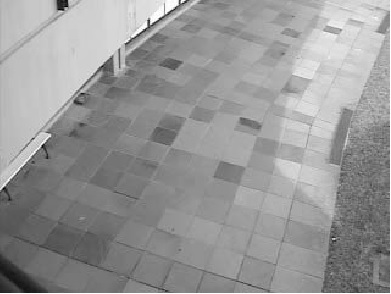
%> input picture IP/IPLab/LAB2/1.jpg, 391 x 294 px
$ octave IPLab2.m   (GNU Octave 9; MATLAB toolbox functions it lacks are replaced by stand-ins)
%> lines starting %> are read from the running program, lines starting %| are printed output that depends on the picture
img1=imread('D:\SEM7\IP\IPLab\LAB2\1.jpg');
%> img1 is the input picture: size 294x391x3 uint8; min 0, max 255, mean 150.8
img2=imread('D:\SEM7\IP\IPLab\LAB2\2.jpg');
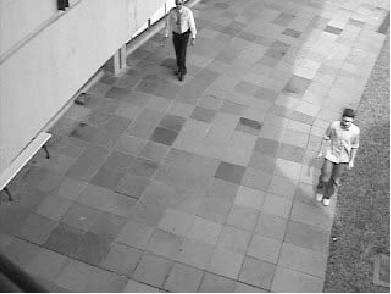
%> input picture IP/IPLab/LAB2/2.jpg, 391 x 294 px
%> img2 is the input picture: size 294x391x3 uint8; min 0, max 255, mean 148.9
fore_img=img1-img2;
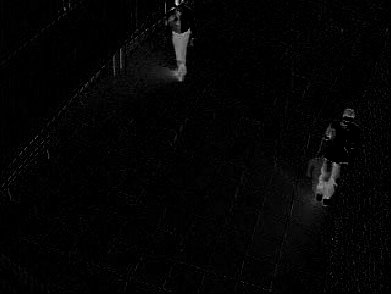
%> fore_img: size 294x391x3 uint8; min 0, max 223, mean 4.3
imshow(fore_img)
